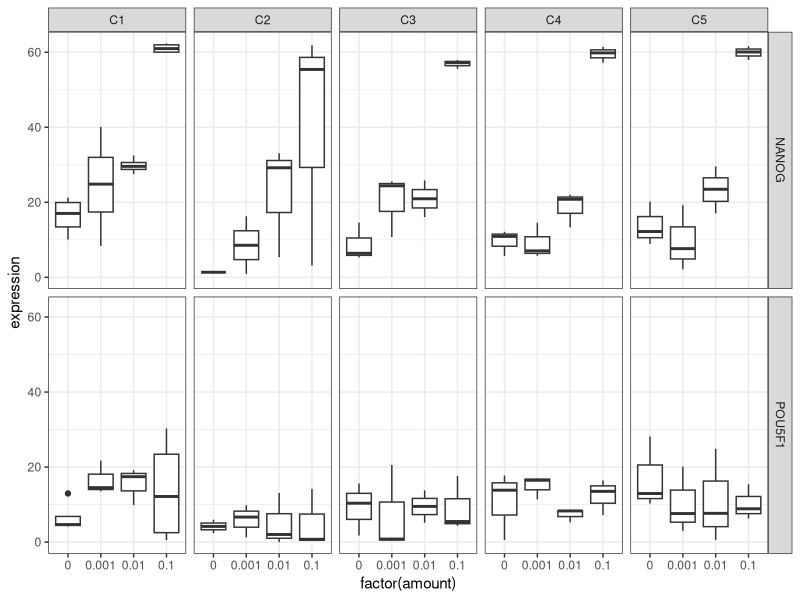
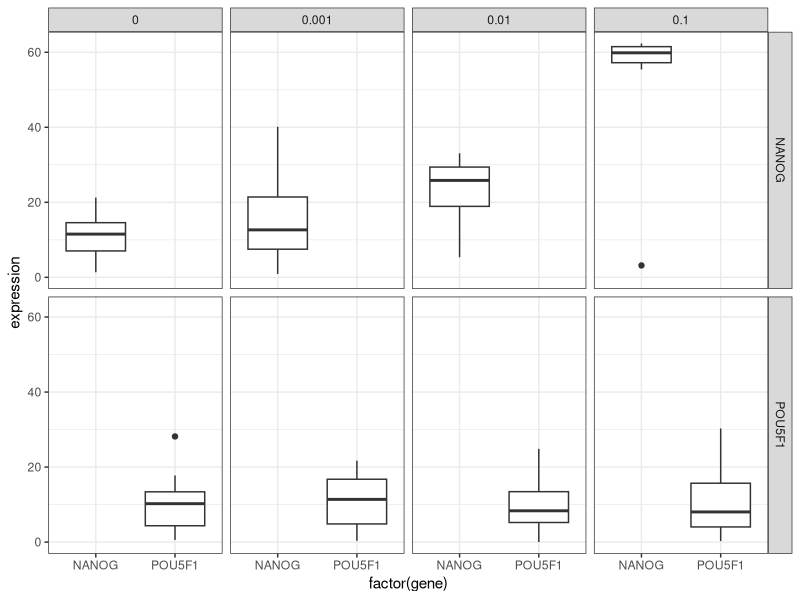
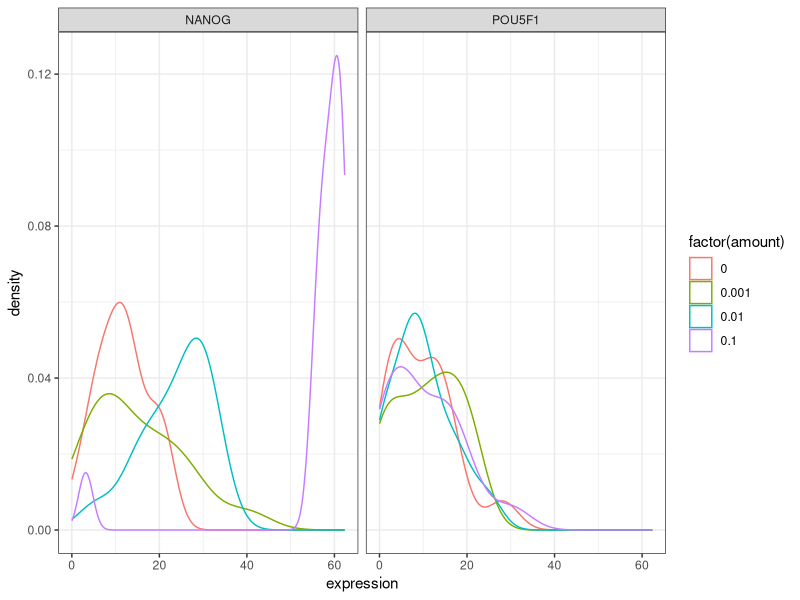

These charts were generated, in order, by the following R code:
## ---- chunk 1
library(ggplot2)
library(dplyr)
library(reshape)
library(tidyr)
library(knitr)

options(xtable.type="html")

knitr::opts_chunk$set(
  echo=FALSE,
  warning=FALSE,
  message=FALSE,
  error = FALSE,
  tidy = FALSE,
  cache=TRUE,
  fig.width=8,
  fig.height=4)

## ---- chunk 2
## Read in my data from a file
d <- read.csv("data/databetter3.csv")

## Subset my data so I only keep uncensored expression values
dataClean <- subset(d, !(as.logical(expressionCensored)))
## ---- chunk 3
myTable <- dataClean %>% 
  ## First, group my data by the gene name and drug amount
  group_by(gene, amount) %>% 
  
  # Compute the mean expression within these groupings
  summarize(meanexpr=mean(expression, na.rm=TRUE)) %>%
  
  # Convert the data to a table that we can see
  cast(gene ~ amount, value="meanexpr") %>%
  
  # Make it pretty for my slides
  kable(caption="Mean expression by gene at different drug amounts")
## ---- chunk 4
myTable
## ---- chunk 5
p  <- ggplot(dataClean, aes(x=factor(amount), y=expression))
p <- p + geom_boxplot()
p <- p + facet_grid(gene ~ CellLine)
p <- p + theme_bw()
## ---- chunk 6
p
## ---- chunk 7
p  <- ggplot(dataClean, aes(x=factor(gene), y=expression))
p <- p + geom_boxplot()
p <- p + facet_grid(gene ~ amount)
p <- p + theme_bw()
p
## ---- chunk 8
p  <- ggplot(dataClean, aes(x=expression))
p <- p + geom_density(aes(group=amount,color=factor(amount)))
p <- p + facet_grid(~ gene)
p <- p + theme_bw()
p
